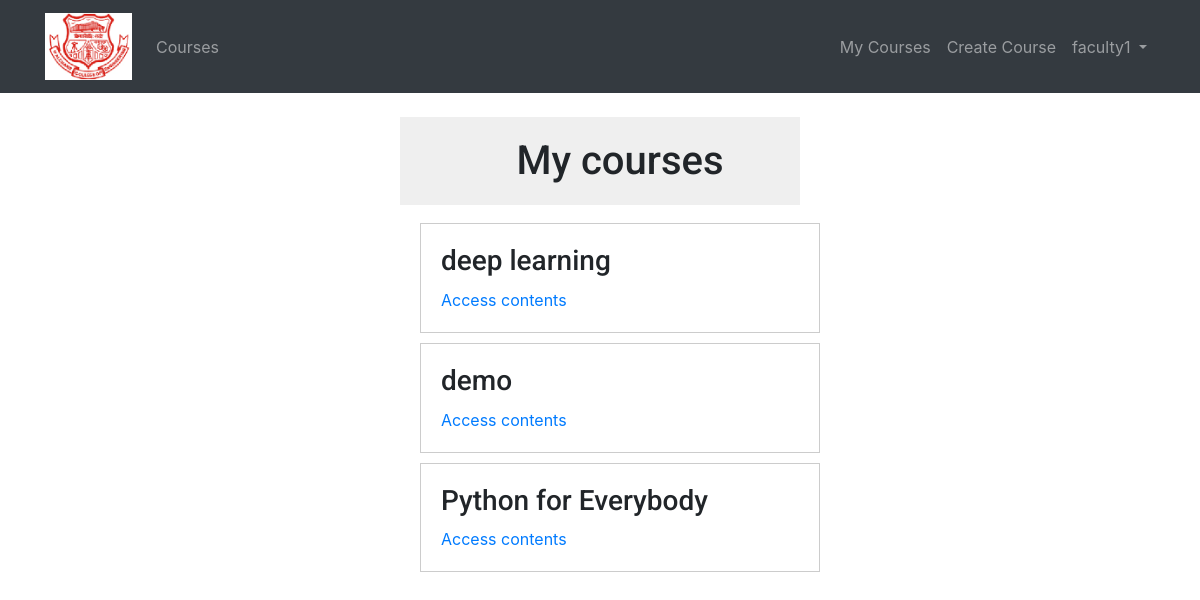
Screenshot of /students/courses/ (signed in) with the database file from the repository.
### courses/models.py (models this page shows, shortened)
class Course(models.Model):
    owner = models.ForeignKey(User,
                    related_name='courses_created',
                    on_delete=models.CASCADE)
    subject = models.ForeignKey(Subject, related_name='courses',
                        on_delete=models.CASCADE)
    title = models.CharField(max_length=200)
    slug = models.SlugField(max_length=200, unique=True)
    overview = models.TextField()
    created = models.DateTimeField(auto_now_add=True)
    students = models.ManyToManyField(User,
                                      related_name='courses_joined',
                                      blank=True)
    class Meta:
        ordering = ['-created']

### students/views.py (the view)
class StudentCourseListView(LoginRequiredMixin, ListView):
    model = Course
    template_name = 'students/course/list.html'
    def get_queryset(self):
        qs = super(StudentCourseListView, self).get_queryset()
        return qs.filter(students__in=[self.request.user])

### courses/templatetags/course.py (called while the page is built)
@register.filter(name='has_group')
def has_group(user, group_name):
    group = Group.objects.get(name=group_name)
    return True if group in user.groups.all() else False

### templates/students/course/list.html (shortened to what this page needs)
{% extends "base.html" %}
{% block content %}
    <div style="margin-left:400px;margin-right:400px;">
    <h1 style="text-align:center;">My courses</h1>
    <div class="module">
        {% for course in object_list %}
            <div class="course-info">
                <h3>{{ course.title }}</h3>
                <p><a href="{% url "student_course_detail" course.id %}">Access contents</a></p>
            </div>
        {% empty %}
            <p>
                You are not enrolled in any courses yet.
                <a href="{% url "course_list" %}">Browse courses</a> to enroll in a course.
            </p>
        {% endfor %}
    </div>
</div>
{% endblock %}

### templates/base/navbar.html (shortened to what this page needs)
{% load course %}
{% url 'course_list' as course_list %}
{% url 'home' as home_url %}
{% url 'manage_course_list' as mine %}
{% url 'student_course_list' as std %}
{% url 'course_create' as create_url %}
{% load static %}
<div  class="navbar navbar-expand-md navbar-dark bg-dark mb-4">
  <div class="container">
    <a href="{{ home_url }}" class=" navbar-brand"><img  src="{% static 'img/wce_logo.png' %}"  width="87" ;height="87"></a>
<div class="collapse navbar-collapse" id="navbarSupportedContent">
     <ul class="navbar-nav mr-auto">
       <li class="nav-item {% if request.path == course_list %}active{% endif %}">
         <a class="nav-link" href="{{ course_list }}">Courses <span class="sr-only">(current)</span></a>
       </li>
     </ul>
 </div>
 <div class="collapse navbar-collapse" id="navbarCollapse">
     {% if user.is_authenticated %}
       <ul class="navbar-nav ml-auto">
        {% if request.user|has_group:"Instructors" %}
         <li class="nav-item {% if request.path == mine %}active{% endif %}">
           <a class="nav-link" href="{{mine}}">My Courses</a>
         </li>
         <li class="nav-item {% if request.path == create_url %}active{% endif %}">
           <a class="nav-link" href="{{create_url}}">Create Course</a>
         </li>
         {% else %}
         <li class="nav-item {% if request.path == std %}active{% endif %}">
           <a class="nav-link" href="{{std}}">Enrolled Courses</a>
         </li>
         {% endif %}
           <li class="nav-item">
             <a class="nav-link dropdown-toggle" href="#" id="userMenu"
               data-toggle="dropdown" aria-haspopup="true"
               aria-expanded="false">
               {{ user.username }}
             </a>
           </li>
         </ul>
       {% endif %}
     </div>
  </div>
</div>

### static/css/base.css (style rules this page uses)
body { margin:0; font-family:'Roboto', sans-serif; font-weight:400; color:#333; }
a { color:#3fad37; text-decoration:none; }
ul { float:left; }
h1, h2, h3, h4, h5, h6 { font-family:'Roboto', sans-serif; font-weight:300; }
h1 { background:#efefef; width:100%; overflow:auto; padding:20px 0 20px 40px; margin:0; }
.module { padding:10px 20px; float:left; width:600px; }
.module h3 { margin:20px 0 0; padding:0; width:100%; }
.module p { margin:10px 0 20px; width:100%; float:left; }
.course-info { border:1px solid #ccc; padding:0 20px; margin-bottom:10px; width:400px; overflow:auto; }
.course-info a { margin-right:10px; }

### rows the page displays
Course: title "deep learning"
Course: title "demo"
Course: title "Python for Everybody"

### other values shown
{{ user.username }} "faculty1"
